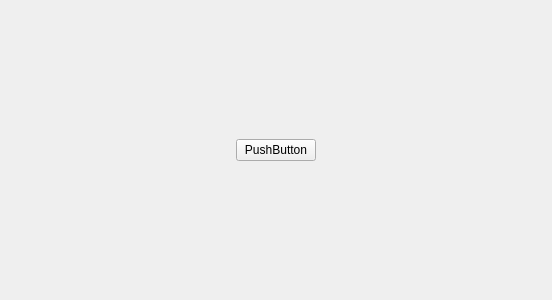
<?xml version="1.0" encoding="UTF-8"?>
<ui version="4.0">
 <class>ButtonGroup</class>
 <widget class="QWidget" name="ButtonGroup">
  <property name="geometry">
   <rect>
    <x>0</x>
    <y>0</y>
    <width>552</width>
    <height>300</height>
   </rect>
  </property>
  <property name="windowTitle">
   <string>Form</string>
  </property>
  <layout class="QHBoxLayout" name="horizontalLayout_3">
   <property name="spacing">
    <number>0</number>
   </property>
   <property name="leftMargin">
    <number>0</number>
   </property>
   <property name="topMargin">
    <number>0</number>
   </property>
   <property name="rightMargin">
    <number>0</number>
   </property>
   <property name="bottomMargin">
    <number>0</number>
   </property>
   <item>
    <widget class="QStackedWidget" name="stackedWidget">
     <widget class="QWidget" name="startPage">
      <layout class="QHBoxLayout" name="horizontalLayout_2">
       <item>
        <spacer name="horizontalSpacer">
         <property name="orientation">
          <enum>Qt::Horizontal</enum>
         </property>
         <property name="sizeHint" stdset="0">
          <size>
           <width>183</width>
           <height>20</height>
          </size>
         </property>
        </spacer>
       </item>
       <item>
        <widget class="MyButton" name="start">
         <property name="text">
          <string>PushButton</string>
         </property>
        </widget>
       </item>
       <item>
        <spacer name="horizontalSpacer_2">
         <property name="orientation">
          <enum>Qt::Horizontal</enum>
         </property>
         <property name="sizeHint" stdset="0">
          <size>
           <width>182</width>
           <height>20</height>
          </size>
         </property>
        </spacer>
       </item>
      </layout>
     </widget>
     <widget class="QWidget" name="playCardPage">
      <layout class="QHBoxLayout" name="horizontalLayout">
       <item>
        <spacer name="horizontalSpacer_3">
         <property name="orientation">
          <enum>Qt::Horizontal</enum>
         </property>
         <property name="sizeHint" stdset="0">
          <size>
           <width>183</width>
           <height>20</height>
          </size>
         </property>
        </spacer>
       </item>
       <item>
        <widget class="MyButton" name="playCard">
         <property name="text">
          <string>PushButton</string>
         </property>
        </widget>
       </item>
       <item>
        <spacer name="horizontalSpacer_4">
         <property name="orientation">
          <enum>Qt::Horizontal</enum>
         </property>
         <property name="sizeHint" stdset="0">
          <size>
           <width>182</width>
           <height>20</height>
          </size>
         </property>
        </spacer>
       </item>
      </layout>
     </widget>
     <widget class="QWidget" name="PassOrPlayPage">
      <layout class="QHBoxLayout" name="horizontalLayout_4">
       <item>
        <spacer name="horizontalSpacer_5">
         <property name="orientation">
          <enum>Qt::Horizontal</enum>
         </property>
         <property name="sizeHint" stdset="0">
          <size>
           <width>114</width>
           <height>20</height>
          </size>
         </property>
        </spacer>
       </item>
       <item>
        <widget class="MyButton" name="pass">
         <property name="text">
          <string>PushButton</string>
         </property>
        </widget>
       </item>
       <item>
        <spacer name="horizontalSpacer_6">
         <property name="orientation">
          <enum>Qt::Horizontal</enum>
         </property>
         <property name="sizeType">
          <enum>QSizePolicy::Fixed</enum>
         </property>
         <property name="sizeHint" stdset="0">
          <size>
           <width>15</width>
           <height>20</height>
          </size>
         </property>
        </spacer>
       </item>
       <item>
        <widget class="MyButton" name="playCard1">
         <property name="text">
          <string>PushButton</string>
         </property>
        </widget>
       </item>
       <item>
        <spacer name="horizontalSpacer_7">
         <property name="orientation">
          <enum>Qt::Horizontal</enum>
         </property>
         <property name="sizeHint" stdset="0">
          <size>
           <width>114</width>
           <height>20</height>
          </size>
         </property>
        </spacer>
       </item>
      </layout>
     </widget>
     <widget class="QWidget" name="callLordPage">
      <layout class="QHBoxLayout" name="horizontalLayout_5">
       <item>
        <spacer name="horizontalSpacer_8">
         <property name="orientation">
          <enum>Qt::Horizontal</enum>
         </property>
         <property name="sizeHint" stdset="0">
          <size>
           <width>0</width>
           <height>20</height>
          </size>
         </property>
        </spacer>
       </item>
       <item>
        <widget class="MyButton" name="giveup">
         <property name="text">
          <string>PushButton</string>
         </property>
        </widget>
       </item>
       <item>
        <spacer name="horizontalSpacer_10">
         <property name="orientation">
          <enum>Qt::Horizontal</enum>
         </property>
         <property name="sizeType">
          <enum>QSizePolicy::Fixed</enum>
         </property>
         <property name="sizeHint" stdset="0">
          <size>
           <width>40</width>
           <height>10</height>
          </size>
         </property>
        </spacer>
       </item>
       <item>
        <widget class="MyButton" name="oneScore">
         <property name="text">
          <string>PushButton</string>
         </property>
        </widget>
       </item>
       <item>
        <spacer name="horizontalSpacer_11">
         <property name="orientation">
          <enum>Qt::Horizontal</enum>
         </property>
         <property name="sizeType">
          <enum>QSizePolicy::Fixed</enum>
         </property>
         <property name="sizeHint" stdset="0">
          <size>
           <width>40</width>
           <height>10</height>
          </size>
         </property>
        </spacer>
       </item>
       <item>
        <widget class="MyButton" name="twoScore">
         <property name="text">
          <string>PushButton</string>
         </property>
        </widget>
       </item>
       <item>
        <spacer name="horizontalSpacer_12">
         <property name="orientation">
          <enum>Qt::Horizontal</enum>
         </property>
         <property name="sizeType">
          <enum>QSizePolicy::Fixed</enum>
         </property>
         <property name="sizeHint" stdset="0">
          <size>
           <width>40</width>
           <height>10</height>
          </size>
         </property>
        </spacer>
       </item>
       <item>
        <widget class="MyButton" name="threeScore">
         <property name="text">
          <string>PushButton</string>
         </property>
        </widget>
       </item>
       <item>
        <spacer name="horizontalSpacer_9">
         <property name="orientation">
          <enum>Qt::Horizontal</enum>
         </property>
         <property name="sizeHint" stdset="0">
          <size>
           <width>0</width>
           <height>20</height>
          </size>
         </property>
        </spacer>
       </item>
      </layout>
     </widget>
     <widget class="QWidget" name="nullPage"/>
    </widget>
   </item>
  </layout>
 </widget>
 <customwidgets>
  <customwidget>
   <class>MyButton</class>
   <extends>QPushButton</extends>
   <header>mybutton.h</header>
  </customwidget>
 </customwidgets>
 <resources/>
 <connections/>
</ui>
